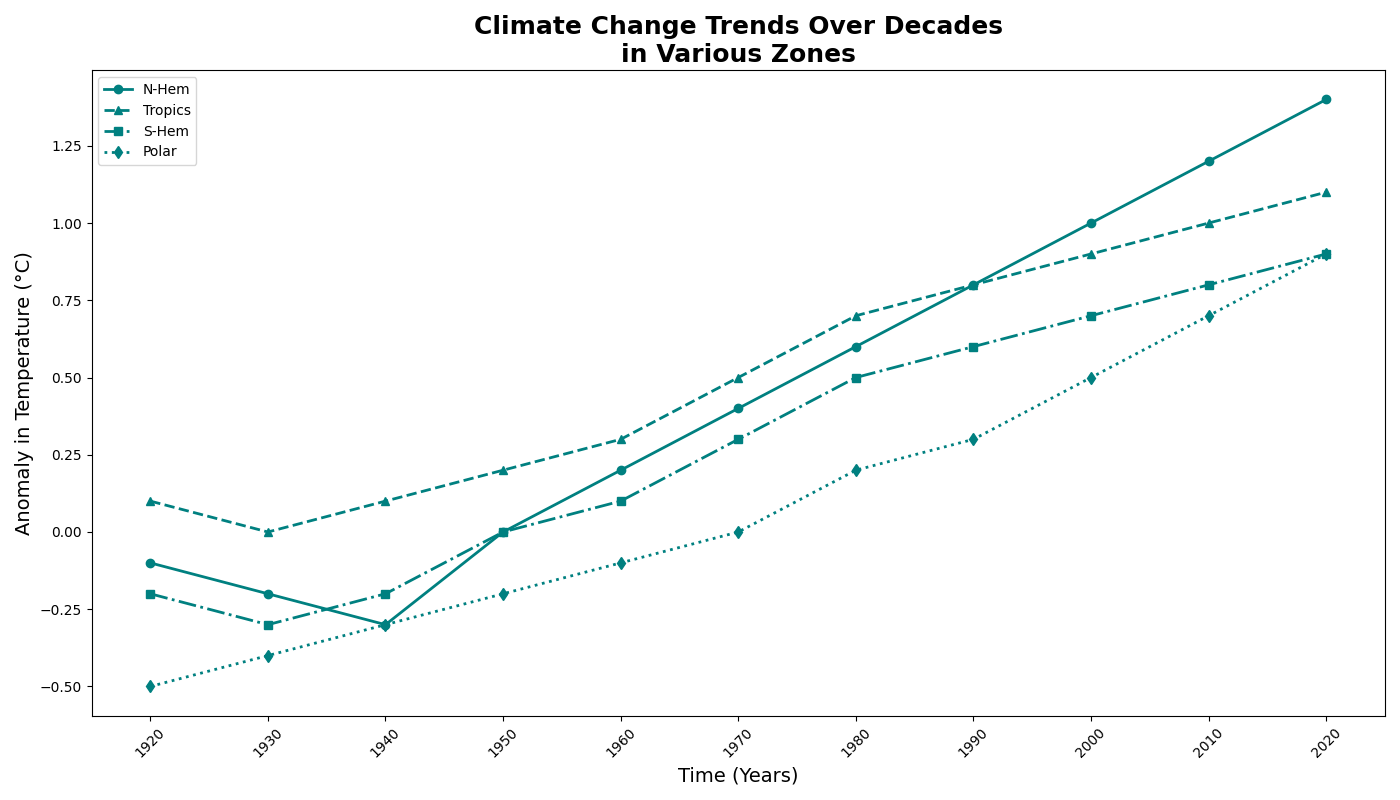

Here is the Python script that generated this plot:
import numpy as np
import matplotlib.pyplot as plt

years = np.arange(1920, 2021, 10)

northern_hemisphere = [-0.1, -0.2, -0.3, 0.0, 0.2, 0.4, 0.6, 0.8, 1.0, 1.2, 1.4]
tropical_regions = [0.1, 0.0, 0.1, 0.2, 0.3, 0.5, 0.7, 0.8, 0.9, 1.0, 1.1]
southern_hemisphere = [-0.2, -0.3, -0.2, 0.0, 0.1, 0.3, 0.5, 0.6, 0.7, 0.8, 0.9]

# Adding a new data series for polar regions
polar_regions = [-0.5, -0.4, -0.3, -0.2, -0.1, 0.0, 0.2, 0.3, 0.5, 0.7, 0.9]

fig, ax = plt.subplots(figsize=(14, 8))

consistent_color = '#008080'  # Teal color

ax.plot(years, northern_hemisphere, marker='o', linestyle='-', color=consistent_color, linewidth=2, label='N-Hem')
ax.plot(years, tropical_regions, marker='^', linestyle='--', color=consistent_color, linewidth=2, label='Tropics')
ax.plot(years, southern_hemisphere, marker='s', linestyle='-.', color=consistent_color, linewidth=2, label='S-Hem')
ax.plot(years, polar_regions, marker='d', linestyle=':', color=consistent_color, linewidth=2, label='Polar')

ax.set_title('Climate Change Trends Over Decades\nin Various Zones', fontsize=18, fontweight='bold')
ax.set_xlabel('Time (Years)', fontsize=14)
ax.set_ylabel('Anomaly in Temperature (°C)', fontsize=14)

ax.set_xticks(years)
ax.set_xticklabels(years, rotation=45)

plt.gca().set_facecolor('white')

ax.legend()
plt.tight_layout()
plt.show()
